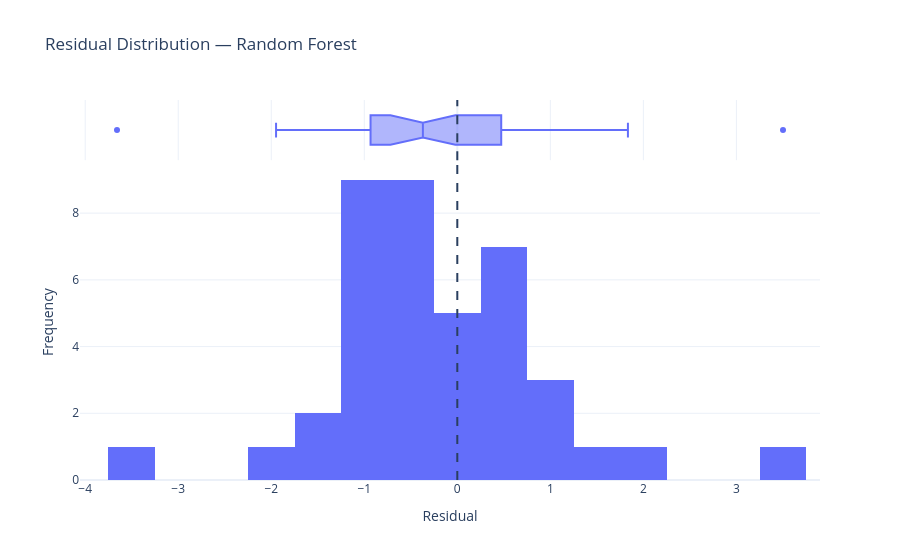

Notebook code cell kept with this figure:
### Code cell
# ============================================================
# Residual Distribution
# ============================================================

fig = px.histogram(
    final_predictions_df,
    x="Residual",
    nbins=15,
    marginal="box",
    title=(
        f"Residual Distribution — "
        f"{final_model_name}"
    ),
    template="plotly_white"
)

fig.add_vline(
    x=0,
    line_dash="dash"
)

fig.update_layout(
    xaxis_title="Residual",
    yaxis_title="Frequency"
)

fig.show()

### Figure 1 — Plotly figure (JSON) as saved in the notebook; plotly's stock layout.template omitted (floating-point values rounded to 4 significant figures)
{"data": [{"bingroup": "x", "hovertemplate": "Residual=%{x}<br>count=%{y}<extra></extra>", "legendgroup": "", "marker": {"color": "#636efa", "pattern": {"shape": ""}}, "name": "", "nbinsx": 15, "orientation": "v", "showlegend": false, "type": "histogram", "x": [-0.3868, -0.141, 1.681, 0.516, 1.834, -0.879, -0.386, -1.18, -0.3874, -0.7188, 3.501, -1.62, -0.3465, 0.168, -1.246, -0.2024, -1.049, -1.135, -0.3538, -0.8898, -0.1729, -0.589, 0.883, 0.3368, 0.4282, -1.948, -1.048, 0.9709, -0.9311, 0.399, -0.934, 0.08612, 0.708, -1.705, -3.658, 0.5176, 0.677, 1.241, -0.5061, -0.495], "xaxis": "x", "yaxis": "y"}, {"hovertemplate": "Residual=%{x}<extra></extra>", "legendgroup": "", "marker": {"color": "#636efa"}, "name": "", "notched": true, "showlegend": false, "type": "box", "x": [-0.3868, -0.141, 1.681, 0.516, 1.834, -0.879, -0.386, -1.18, -0.3874, -0.7188, 3.501, -1.62, -0.3465, 0.168, -1.246, -0.2024, -1.049, -1.135, -0.3538, -0.8898, -0.1729, -0.589, 0.883, 0.3368, 0.4282, -1.948, -1.048, 0.9709, -0.9311, 0.399, -0.934, 0.08612, 0.708, -1.705, -3.658, 0.5176, 0.677, 1.241, -0.5061, -0.495], "xaxis": "x2", "yaxis": "y2"}], "layout": {"barmode": "relative", "legend": {"tracegroupgap": 0}, "shapes": [{"line": {"dash": "dash"}, "type": "line", "x0": 0, "x1": 0, "xref": "x", "y0": 0, "y1": 1, "yref": "y domain"}, {"line": {"dash": "dash"}, "type": "line", "x0": 0, "x1": 0, "xref": "x2", "y0": 0, "y1": 1, "yref": "y2 domain"}], "title": {"text": "Residual Distribution — Random Forest"}, "xaxis": {"anchor": "y", "domain": [0, 1], "title": {"text": "Residual"}}, "xaxis2": {"anchor": "y2", "domain": [0, 1], "matches": "x", "showgrid": true, "showticklabels": false}, "yaxis": {"anchor": "x", "domain": [0, 0.8316], "title": {"text": "Frequency"}}, "yaxis2": {"anchor": "x2", "domain": [0.8416, 1], "matches": "y2", "showgrid": false, "showline": false, "showticklabels": false, "ticks": ""}}}
